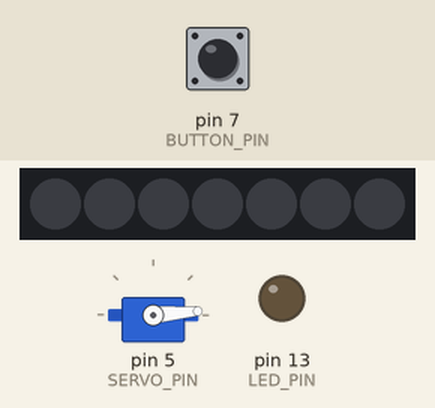
The sketch below on a simulated Arduino Uno, built with avr-gcc and run on an emulated ATmega328P. Parts: servo, 7 RGB LEDs in strip order, left to right, output pins drawn as LEDs (lit = HIGH). The inputs (shaded band) are chosen by the test bench; at power-on: pin 7 (BUTTON_PIN) LOW. Dim RGB values are drawn brighter than linear.

Above: at 1.2 s.
1.3 s: pin 7 (BUTTON_PIN) pulled HIGH for 1 s
At 3.5 s:
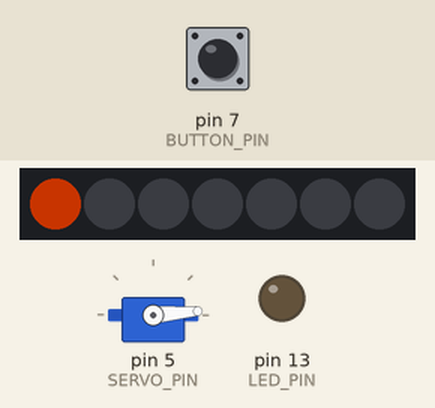
3.8 s: pin 7 (BUTTON_PIN) pulled HIGH for 3.2 s
At 4.4 s:
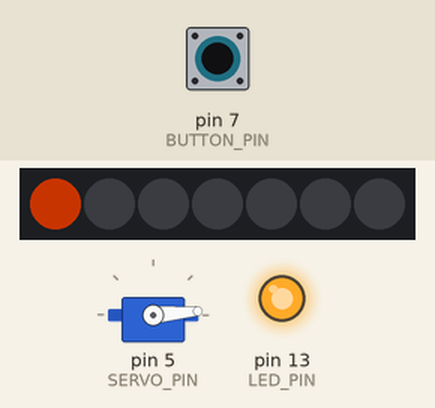
7.6 s: pin 7 (BUTTON_PIN) pulled HIGH for 1 s
At 8.53 s:
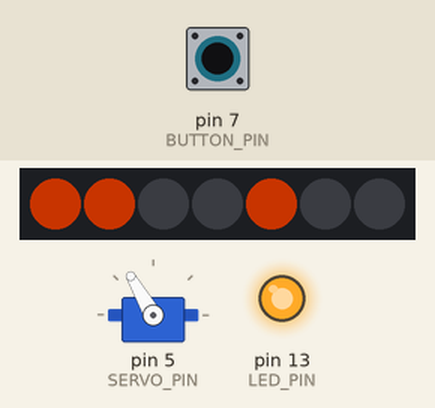
9.2 s: pin 7 (BUTTON_PIN) pulled HIGH for 0.15 s
At 9.45 s:
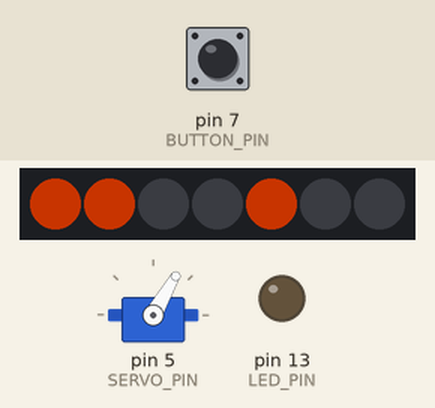
Timing chart, 0 to 12.5 s (numbered marks = the images above; inputs shaded):
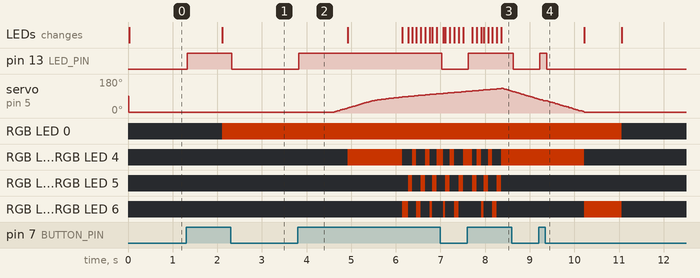

The sketch:

Tealift.ino
```cpp
/* Tealift - by Fabi - forgot my domain - April 2017 */
#include <FastLED.h>
#include <Servo.h>

#define BUTTON_PIN 7
#define SERVO_PIN 5
#define PIXEL_PIN 9
#define LED_PIN LED_BUILTIN

#define ONE_MINUTE 60000

//STATE GLOBALS
enum {STATE_INITIAL, STATE_SETTING, STATE_BREWING, STATE_DRIPPING};
int stateActive = 0;

//TIMER GLOBALS
static unsigned long teaTime = 0;
static unsigned long teaTimeLeft = 0;
static unsigned long timeTimerWasSet = 0;

//BUTTON GLOBALS
#define BUTTON_LONG_PRESS_TIME 800

//SERVO GLOBALS
#define SERVO_MAX_SPEED 0.7
#define SERVO_MIN_SPEED 0.2
#define SERVO_UPDATE_SPEED 10

#define SERVO_INITIAL_POS  5.0
#define SERVO_SUNK_IN_POS 130.0
#define SERVO_DRIPPING_POS 65.0
#define SERVO_MIN_POS SERVO_INITIAL_POS
#define SERVO_MAX_POS SERVO_SUNK_IN_POS

Servo myservo;
bool servoMoving = false;
float servoTargetPos = SERVO_INITIAL_POS;
float servoActualPos = -1; // well, let´s just assume we don't know our starting position

//PIXEL GLOBALS
#define PIXEL_FPS  60
#define PIXEL_NUM 7
#define PIXEL_H_STD 20
#define PIXEL_S_STD 255
#define PIXEL_B_STD 255
CRGB leds[PIXEL_NUM];
static bool pixelIsDirty = false;

void setup() {

//  BUTTON
  pinMode(BUTTON_PIN, INPUT);
  pinMode(LED_PIN, OUTPUT);
  digitalWrite(LED_PIN, LOW);

//  SERVO
  myservo.attach(SERVO_PIN);
  setServoTargetPos(SERVO_INITIAL_POS);

//  PIXEL
  pinMode(PIXEL_PIN, OUTPUT);
  digitalWrite(PIXEL_PIN, LOW);
  FastLED.addLeds<WS2812,PIXEL_PIN,GRB>(leds, PIXEL_NUM).setCorrection(TypicalLEDStrip);
  FastLED.setBrightness(127);

  //STATE
  setStateInitial();
}

void loop() {
  checkButton();
  checkTeaTimer();
  EVERY_N_MILLISECONDS( SERVO_UPDATE_SPEED ) { moveArmToTargetPos(); }
  EVERY_N_MILLISECONDS( 1000/PIXEL_FPS )   { displayInformation(); }
}


/*
 * STATES
 */
void setStateInitial(){
  stateActive = STATE_INITIAL;
  setServoTargetPos(SERVO_INITIAL_POS);
  resetTimer();
}

void setStateSetting(){
  stateActive = STATE_SETTING;
  setServoTargetPos(SERVO_INITIAL_POS);
  setTeaTime();
}

void setStateBrewing(){
  stateActive = STATE_BREWING;
  setServoTargetPos(SERVO_SUNK_IN_POS);
  activateTeaTimer();
}

void setStateDripping(){
  stateActive = STATE_DRIPPING;
  setServoTargetPos(SERVO_DRIPPING_POS);
  resetTimer();
}

void onButtonPressShort(){
  switch(stateActive){

    case STATE_INITIAL:
      setStateSetting();
      break;

    case STATE_SETTING:
      setTeaTime();
      break;

    case STATE_BREWING:
      // nothing
      break;

    case STATE_DRIPPING:
      setStateInitial();
      break;
  }
}

void onButtonPressLong(){
  switch(stateActive){

    case STATE_INITIAL:
      setStateSetting();
      break;

    case STATE_SETTING:
      setStateBrewing();
      break;

    case STATE_BREWING:
      setStateDripping();
      break;

    case STATE_DRIPPING:
      setStateInitial();
      break;
  }
}

void onTimerEnd(){
  setStateDripping();
}


/*
 * TIMER
 */
void setTeaTime() {
  teaTime += ONE_MINUTE;
  if (teaTime > (7*ONE_MINUTE)){ teaTime = ONE_MINUTE; }
}

void activateTeaTimer(){
  timeTimerWasSet = millis();
}

void checkTeaTimer() {
  if (timeTimerWasSet <= 0){
    return;
  }

  teaTimeLeft = (timeTimerWasSet + teaTime) - millis();
  if (teaTimeLeft <= 0){
    onTimerEnd();
  }
}

void resetTimer(){
 timeTimerWasSet = 0;
 teaTimeLeft = 0;
 teaTime = 0;
}


/*
 * BUTTON
 */
void checkButton(){
  static int lastButtonState = LOW;
  static unsigned long lastTimeButtonChanged = 0;
  static unsigned long debounceTime = 25;

  int buttonState = digitalRead(BUTTON_PIN);
  static bool waitForRelease = false;
  static bool buttonLongPress = false;

  // Debouncing to filter mechanical flickers
  if (buttonState != lastButtonState) {
    lastTimeButtonChanged = millis();
  }

  else if ((lastTimeButtonChanged + debounceTime) < millis()) {
    digitalWrite(LED_PIN, buttonState);

    // The button is pressed
    if (buttonState == HIGH) {
      // if we have no long press, wait for release, else ignore the high state
      waitForRelease = !buttonLongPress;

      if ( ((lastTimeButtonChanged + BUTTON_LONG_PRESS_TIME) < millis()) && !buttonLongPress){
        waitForRelease = false;
        buttonLongPress = true;
        onButtonPressLong();
      }

    // The button is released
    } else {
      buttonLongPress = false;
      if (waitForRelease){
        waitForRelease = false;
        onButtonPressShort();
      }
    }
  }

  lastButtonState = buttonState;
}


/*
 * SERVO
 */

float validateServosPos(float pos){
  if (pos < SERVO_MIN_POS){
    pos = SERVO_MIN_POS;
  }
  if (pos > SERVO_MAX_POS) {
    pos = SERVO_MAX_POS;
  }
  return pos;
}

 void setServoTargetPos(float newTargetPos) {
  newTargetPos = validateServosPos(newTargetPos);
  servoTargetPos = newTargetPos;
}

void moveArmToTargetPos() {
    float delta = servoTargetPos - servoActualPos;
    float posStep = 0;

    if (delta != 0){
      posStep = delta > 0 ? SERVO_MAX_SPEED : -SERVO_MAX_SPEED;
    }

    //slow down on the sinking end
    float sinkingZone = SERVO_SUNK_IN_POS - SERVO_DRIPPING_POS;
    bool isProbablyTouchingWater = servoActualPos > SERVO_DRIPPING_POS;
    if (isProbablyTouchingWater && delta > 0){
      posStep = posStep * (delta/(sinkingZone*2));
    }

    // do not get too slow...
    if (abs(posStep) > 0 && abs(posStep) < SERVO_MIN_SPEED){
      posStep = posStep > 0 ? SERVO_MIN_SPEED : -SERVO_MIN_SPEED;;
    }

    // do not get too fast either
    if (abs(posStep) > SERVO_MAX_SPEED){
      posStep = posStep > 0 ? SERVO_MAX_SPEED : -SERVO_MAX_SPEED;
    }

    // do this last step in whatever speed necessary
    if (abs(delta) < SERVO_MIN_SPEED){
      posStep = delta;
    }

    moveArmByDeg(posStep);
}

void moveArmByDeg(float degree){
    float newPos = servoActualPos + degree;
    moveArmInPosition(newPos);
}

void moveArmInPosition(float newPos) {
  newPos = validateServosPos(newPos);
  if (servoActualPos != newPos){
     myservo.write(newPos);
     servoMoving = true;
  }
  else {
    servoMoving = false;
  }

  servoActualPos = newPos;
}


/*
 * PIXEL
 */
void displayInformation() {
  static uint8_t gHue = 0; // rotating "base color" used by many of the patterns

  if (servoMoving){
    pixelAnimationWarning();
  }
  else {

    switch(stateActive){

      case STATE_INITIAL:
        pixelAnimationNoop();
        break;

      case STATE_SETTING:
        pixelAnimationShowTime();
        break;

      case STATE_BREWING:
        pixelAnimationBrewing();
        break;

      case STATE_DRIPPING:
        pixelAnimationMiniBlink();
        break;
    }
  }

  if (pixelIsDirty) {
    // send the 'leds' array out to the actual LED strip
    FastLED.show();
    pixelIsDirty = false;
  }

}

void pixelAnimationNoop(){
  static unsigned long frameNum = 0;
  if (frameNum%PIXEL_FPS == 0){
    for( int i = 0; i < PIXEL_NUM; i++) {
      leds[i] = CHSV(PIXEL_H_STD, PIXEL_S_STD, 0);
    }
    pixelIsDirty = true;
  }
  frameNum++;
}

void pixelAnimationBlackout(bool instant){
  fadeToBlackBy(leds, PIXEL_NUM, PIXEL_FPS);
  if (instant){
    for( int i = 0; i < PIXEL_NUM; i++) {
      leds[i] = CHSV(PIXEL_H_STD, PIXEL_S_STD, 0);
    }
  }
  pixelIsDirty = true;
}

void pixelAnimationMiniBlink(){
  static unsigned long frameNum = 0;
  static unsigned long stepNum = 0;
  uint8_t brightness = 0;

  if (frameNum % (PIXEL_FPS/2) == 0){

    if (stepNum % 4 == 0){
      brightness = PIXEL_B_STD;
    } else {
      brightness = 0;
    }

    leds[0] = CHSV(PIXEL_H_STD, PIXEL_S_STD, brightness);

    for( int i = 1; i < PIXEL_NUM; i++) {
      leds[i] = CHSV(PIXEL_H_STD, PIXEL_S_STD, PIXEL_B_STD);
    }

    pixelIsDirty = true;
    stepNum++;
  }
  frameNum++;
}

void pixelAnimationFlash(){
  static unsigned long frameNum = 0;
  fadeToBlackBy(leds, PIXEL_NUM, PIXEL_FPS);
  if (frameNum%PIXEL_FPS == 0){
    for( int i = 0; i < PIXEL_NUM; i++) {
      leds[i] = CHSV(PIXEL_H_STD, PIXEL_S_STD, PIXEL_B_STD);
    }
    pixelIsDirty = true;
  }
  frameNum++;
}

void pixelAnimationPulse(){
  static unsigned long frameNum = 0;
  const int totalFrameCount = PIXEL_FPS;
  float splitPos = 0.2;
  float splitFrame = totalFrameCount * splitPos;
  uint8_t brightness = (frameNum/splitFrame) * 255;

  if (frameNum > splitFrame){
    brightness = (1 - ((frameNum-splitFrame)/(totalFrameCount-splitFrame))) * PIXEL_B_STD;
  }

  for( int i = 0; i < PIXEL_NUM; i++) {
    leds[i] = CHSV(PIXEL_H_STD, PIXEL_S_STD, brightness);
  }
  frameNum = (frameNum % totalFrameCount)+ 1;

  pixelIsDirty = true;
}

void pixelAnimationShowTime(){
  static unsigned long frameNum = 0;
  uint8_t brightness = 0;
  if (frameNum % (PIXEL_FPS/10) == 0){
    for( int i = 0; i < PIXEL_NUM; i++) {
      if (i < (teaTime/ONE_MINUTE) ){
        brightness = PIXEL_B_STD;
      } else {
        brightness = 0;
      }
      leds[i] = CHSV(PIXEL_H_STD, PIXEL_S_STD, brightness);
    }
    pixelIsDirty = true;
  }
  frameNum++;
}

void pixelAnimationBrewing(){
  unsigned long teaTimeLeftMinutes = (teaTimeLeft / ONE_MINUTE) + 1;
  static unsigned long frameNum = 0;
  uint8_t brightness = 0;

  if (frameNum % (int)(PIXEL_FPS/10) == 0) {
    fadeToBlackBy(leds, PIXEL_NUM, (int)(PIXEL_B_STD/5)); //last argument tells how much to dim
    pixelIsDirty = true;
  }

  if (frameNum % PIXEL_FPS == 0) {
    for (int i = 0; i < PIXEL_NUM; i++) {
      if (i < (teaTimeLeftMinutes) ){
        brightness = PIXEL_B_STD;
      } else {
        brightness = 0;
      }
      leds[(i+frameNum)%PIXEL_NUM] = CHSV(PIXEL_H_STD, PIXEL_S_STD, brightness);
    }
    pixelIsDirty = true;
  }

  frameNum++;
}

void pixelAnimationWarning(){
  uint8_t brightness = 0;
  static unsigned long frameNum = 0;
  static unsigned long stepNum = 0;

  if (frameNum % (PIXEL_FPS/10) == 0) {
    leds[0] = CHSV(PIXEL_H_STD, PIXEL_S_STD, PIXEL_B_STD);

    for (int i = 0; i < PIXEL_NUM-1; i++) {

      if ( (i+stepNum)%3 == 0){
        brightness = PIXEL_B_STD;
      }
      else {
        brightness = 0;
      }

      leds[i+1] = CHSV(PIXEL_H_STD, PIXEL_S_STD, brightness);
    }
    stepNum++;

    pixelIsDirty = true;
  }

  frameNum++;
}
```

Measured:
- after the input at 1.3 s, pin 13 (LED_PIN): LOW → HIGH at once, → LOW 1.0 s later; RGB LED 0: off → RGB(101, 26, 0) after 0.81 s; the LEDs: change after 0.81 s (image 1)
- after the input at 3.8 s, pin 13 (LED_PIN): LOW → HIGH at once, → LOW 3.2 s later; servo on pin 5 (SERVO_PIN): moves from 5° to 114° over 2.9 s, starting after 0.82 s
- after the input at 7.6 s, pin 13 (LED_PIN): LOW → HIGH at once, → LOW 1.0 s later
- after the input at 9.2 s, pin 13 (LED_PIN): LOW → HIGH at once, → LOW 0.15 s later
